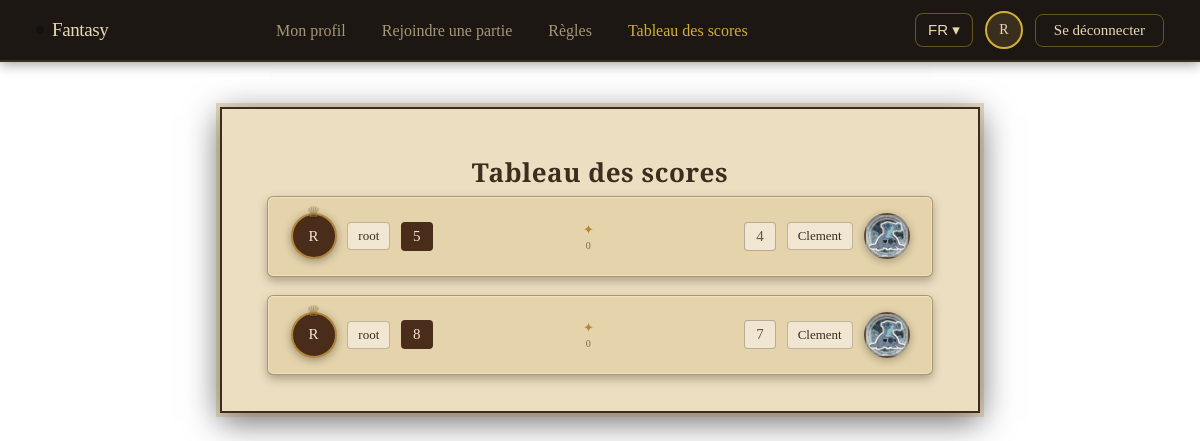
/scoreboard (signed in), run on the app's committed database.
### tables this page shows
CREATE TABLE users (
id INTEGER PRIMARY KEY AUTOINCREMENT,
username TEXT NOT NULL,
email TEXT NOT NULL,
hash TEXT NOT NULL
, avatar TEXT DEFAULT '');

CREATE TABLE scoreboard (
id INTEGER PRIMARY KEY AUTOINCREMENT,
winner_id INTEGER NOT NULL,
winner_score INTEGER NOT NULL,
loser_id INTEGER NOT NULL,
loser_score INTEGER NOT NULL,
timestamp DATE TIME DEFAULT CURRENT_TIMESTAMP,
is_even INTEGER DEFAULT 0,
FOREIGN KEY (winner_id) REFERENCES users(id),
FOREIGN KEY (loser_id) REFERENCES users(id)
);

### app.py (the view)
@app.route("/scoreboard", methods=["GET"])
@login_required
def scoreboard():
	r = db.execute("SELECT winner_score, w.username AS winner_username, w.avatar AS winner_avatar, loser_score, l.username AS loser_username, l.avatar AS loser_avatar, timestamp, is_even FROM scoreboard JOIN users AS w ON  scoreboard.winner_id = w.id JOIN users AS l ON scoreboard.loser_id = l.id;").fetchall()
	scores = []
	for q in r :
		score = dict()
		score["winner_score"] = q[0]
		score["winner_username"] = q[1]
		score["winner_avatar"] = q[2]
		score["loser_score"] = q[3]
		score["loser_username"] = q[4]
		score["loser_avatar"] = q[5]
		score["is_even"] = q[6] == 1
		score["timestamp"] = q[7]
		scores.append(score)
	return render_template("scoreboard.html", scores=scores)

### app.py (called while the page is built)
def login_required(f):
    @wraps(f)
    def decorated_function(*args, **kwargs):
        if session.get("user_id") is None:
            return redirect("/login")
        return f(*args, **kwargs)
    return decorated_function

@app.before_request
def set_language():
    g.lang = session.get('lang', 'fr')  # ← lit la session à chaque requête

def get_translations(lang):
    path = os.path.join(app.root_path, 'locales', lang, 'translation.json')
    with open(path, encoding='utf-8') as f:
        return json.load(f)

@app.context_processor
def inject_translations():
    lang = g.get('lang', 'fr') # Try to get the language, fr by default
    session["lang"] = lang
    return dict(t=get_translations(lang))

### templates/scoreboard.html (shortened to what this page needs)
{% extends "base.html" %}
{% block head %}
  <link rel="stylesheet" href="{{ url_for('static', filename='CSS/scoreboard.css')}}">
{% endblock %}
{% block content %}
<main class="scoreboard-page">
  <div class="scoreboard-wrap">
    <h2 class="scoreboard-title">{{ t.scoreboard.title }}</h2>
    <div class="score-list">
      {% for s in scores %}
      <div class="score-row {% if s.is_even %}is-even{% endif %}">
        <div class="side side-winner {% if s.is_even %}neutral{% endif %}">
          <div class="score-avatar" {% if s.winner_avatar %}style="background-image: url('{{ url_for('static', filename='Assets/avatars/' + s.winner_avatar) }}');"{% endif %}>
            {% if not s.winner_avatar %}
              <span class="score-avatar-initial">{{ (s.winner_username or '?')[0] | upper }}</span>
            {% endif %}
            {% if not s.is_even %}<span class="crown">&#9813;</span>{% endif %}
          </div>
          <span class="score-name">{{ s.winner_username }}</span>
          <span class="score-value win-value">{{ s.winner_score }}</span>
        </div>
        <div class="score-middle">
          <span class="score-divider">&#10022;</span>
          <span class="score-date">{{ s.timestamp }}</span>
        </div>
        <div class="side side-loser {% if s.is_even %}neutral{% endif %}">
          <span class="score-value lose-value">{{ s.loser_score }}</span>
          <span class="score-name">{{ s.loser_username }}</span>
          <div class="score-avatar dim" {% if s.loser_avatar %}style="background-image: url('{{ url_for('static', filename='Assets/avatars/' + s.loser_avatar) }}');"{% endif %}>
          </div>
        </div>
      </div>
      {% else %}
        <div class="score-empty">{{ t.scoreboard.empty | default("Aucune partie jouée pour le moment.") }}</div>
      {% endfor %}
    </div>
  </div>
</main>
{% endblock %}

### static/CSS/scoreboard.css (style rules this page uses)
.scoreboard-page { box-sizing: border-box; display: flex; flex-direction: column; align-items: center; min-height: calc(100vh - 60px); padding: 2.5rem 1.5rem; font-family: var(--font-body); background-size: cover; background-position: center; background-repeat: no-repeat; }
.scoreboard-wrap { width: 100%; max-width: 760px; box-sizing: border-box; display: flex; flex-direction: column; align-items: center; padding: 2.5rem 2.5rem 2rem; border: 2px solid #3a2e1f; background: rgba(235, 220, 190, 0.94); box-shadow: 0 0 0 4px rgba(180, 140, 70, 0.3), 0 8px 32px rgba(0, 0, 0, 0.6); }
.scoreboard-title { font-family: var(--font-title); font-size: 26px; font-weight: 700; color: #3a2e1f; margin: 0 0 0.35rem; letter-spacing: 0.02em; }
.score-list { width: 100%; display: flex; flex-direction: column; gap: 1rem; }
.score-row { display: flex; align-items: center; justify-content: space-between; gap: 0.75rem; padding: 0.9rem 1.25rem; box-sizing: border-box; border: 1px solid rgba(80, 60, 30, 0.4); background: #e4d3ab; border-radius: 6px; box-shadow: 0 4px 10px rgba(58, 46, 31, 0.35), inset 0 0 0 1px rgba(255, 248, 230, 0.4); }
.side { display: flex; align-items: center; gap: 0.6rem; min-width: 0; }
.score-avatar { position: relative; flex-shrink: 0; width: 42px; height: 42px; border-radius: 50%; border: 2px solid #b4863a; box-shadow: 0 2px 8px rgba(0, 0, 0, 0.35); background-color: #4a2c1a; background-size: cover; background-position: center; background-repeat: no-repeat; display: flex; align-items: center; justify-content: center; }
.score-avatar.dim { border-color: rgba(80, 60, 30, 0.4); filter: grayscale(35%); opacity: 0.85; }
.score-avatar-initial { font-family: var(--font-title); font-size: 15px; color: #f0e6d2; line-height: 1; user-select: none; }
.crown { position: absolute; top: -12px; left: 50%; transform: translateX(-50%); font-size: 15px; color: #b4863a; text-shadow: 0 1px 2px rgba(0, 0, 0, 0.5); }
.score-name { flex-shrink: 1; min-width: 0; overflow: hidden; text-overflow: ellipsis; white-space: nowrap; font-size: 13px; font-weight: 500; color: #3a2e1f; padding: 5px 10px; border-radius: 4px; border: 1px solid rgba(80, 60, 30, 0.3); background: #f0e6d2; }
.score-value { flex-shrink: 0; font-family: var(--font-title); font-size: 15px; line-height: 1; padding: 6px 11px; border-radius: 4px; border: 1px solid rgba(80, 60, 30, 0.35); }
.win-value { background: #4a2c1a; color: #f0e6d2; border-color: rgba(74, 44, 26, 0.6); }
.lose-value { background: #f0e6d2; color: #6b5535; }
.score-middle { flex-shrink: 0; display: flex; flex-direction: column; align-items: center; gap: 2px; padding: 0 0.5rem; }
.score-divider { color: #b4863a; font-size: 13px; }
.score-date { font-size: 10px; color: #7a6a48; white-space: nowrap; letter-spacing: 0.02em; }

### static/CSS/style.css (style rules this page uses)
:root { --font-title: 'Cinzel Decorative', serif; --font-body: 'EB Garamond', serif; }
html, body { margin: 0; padding: 0; font-size: 18px; }

### data on the page
scoreboard: winner_username "root", winner_score "5", timestamp "0", loser_score "4", loser_username "Clement", avatar (picture)
users: username "R"
scoreboard: winner_username "root", winner_score "8", timestamp "0", loser_score "7", loser_username "Clement", avatar (picture)

### other printed values
{{ t.base.profile }} "Mon profil"
{{ t.base.join }} "Rejoindre une partie"
{{ t.base.rules }} "Règles"
{{ t.base.scoreboard }} "Tableau des scores"
{{ session.get('lang', 'fr').upper() }} "FR"
{{ (session['username'] or '?')[0] | upper }} "R"
{{ t.login.logout }} "Se déconnecter"
{{ t.scoreboard.title }} "Tableau des scores"
